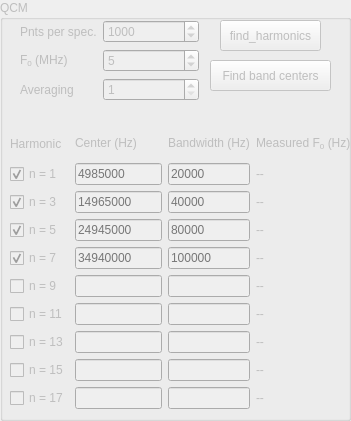
   <widget class="QGroupBox" name="qcm_box">
    <property name="enabled">
     <bool>false</bool>
    </property>
    <property name="geometry">
     <rect>
      <x>750</x>
      <y>380</y>
      <width>351</width>
      <height>421</height>
     </rect>
    </property>
    <property name="title">
     <string>QCM</string>
    </property>
    <widget class="QWidget" name="formLayoutWidget_4">
     <property name="geometry">
      <rect>
       <x>20</x>
       <y>20</y>
       <width>179</width>
       <height>82</height>
      </rect>
     </property>
     <layout class="QFormLayout" name="qcm_settings_grid">
      <item row="0" column="0">
       <widget class="QLabel" name="qcm_points_label">
        <property name="text">
         <string>Pnts per spec.</string>
        </property>
       </widget>
      </item>
      <item row="0" column="1">
       <widget class="QSpinBox" name="set_band_points">
        <property name="maximum">
         <number>10000</number>
        </property>
        <property name="value">
         <number>1000</number>
        </property>
       </widget>
      </item>
      <item row="1" column="0">
       <widget class="QLabel" name="qcm_f0_label">
        <property name="text">
         <string>&lt;html&gt;&lt;head/&gt;&lt;body&gt;&lt;p&gt;F&lt;span style=&quot; vertical-align:sub;&quot;&gt;0&lt;/span&gt; (MHz)&lt;/p&gt;&lt;/body&gt;&lt;/html&gt;</string>
        </property>
        <property name="textFormat">
         <enum>Qt::RichText</enum>
        </property>
       </widget>
      </item>
      <item row="1" column="1">
       <widget class="QSpinBox" name="set_f0">
        <property name="minimum">
         <number>4</number>
        </property>
        <property name="maximum">
         <number>12</number>
        </property>
        <property name="singleStep">
         <number>1</number>
        </property>
        <property name="value">
         <number>5</number>
        </property>
       </widget>
      </item>
      <item row="2" column="0">
       <widget class="QLabel" name="averaging_label">
        <property name="text">
         <string>Averaging</string>
        </property>
       </widget>
      </item>
      <item row="2" column="1">
       <widget class="QSpinBox" name="set_qcm_averaging">
        <property name="minimum">
         <number>1</number>
        </property>
        <property name="maximum">
         <number>32</number>
        </property>
        <property name="value">
         <number>1</number>
        </property>
       </widget>
      </item>
     </layout>
    </widget>
    <widget class="QPushButton" name="get_harmonics">
     <property name="geometry">
      <rect>
       <x>220</x>
       <y>20</y>
       <width>101</width>
       <height>31</height>
      </rect>
     </property>
     <property name="text">
      <string>find_harmonics</string>
     </property>
    </widget>
    <widget class="QWidget" name="gridLayoutWidget_4">
     <property name="geometry">
      <rect>
       <x>10</x>
       <y>130</y>
       <width>341</width>
       <height>279</height>
      </rect>
     </property>
     <layout class="QGridLayout" name="qcm_n_grid">
      <item row="2" column="1">
       <widget class="QLineEdit" name="bc_n3">
        <property name="sizePolicy">
         <sizepolicy hsizetype="Ignored" vsizetype="Fixed">
          <horstretch>0</horstretch>
          <verstretch>0</verstretch>
         </sizepolicy>
        </property>
        <property name="text">
         <string/>
        </property>
        <property name="placeholderText">
         <string>14965000</string>
        </property>
       </widget>
      </item>
      <item row="8" column="1">
       <widget class="QLineEdit" name="bc_n15">
        <property name="sizePolicy">
         <sizepolicy hsizetype="Ignored" vsizetype="Fixed">
          <horstretch>0</horstretch>
          <verstretch>0</verstretch>
         </sizepolicy>
        </property>
       </widget>
      </item>
      <item row="9" column="1">
       <widget class="QLineEdit" name="bc_n17">
        <property name="sizePolicy">
         <sizepolicy hsizetype="Ignored" vsizetype="Fixed">
          <horstretch>0</horstretch>
          <verstretch>0</verstretch>
         </sizepolicy>
        </property>
       </widget>
      </item>
      <item row="6" column="0">
       <widget class="QCheckBox" name="n11_on">
        <property name="sizePolicy">
         <sizepolicy hsizetype="Fixed" vsizetype="Fixed">
          <horstretch>0</horstretch>
          <verstretch>0</verstretch>
         </sizepolicy>
        </property>
        <property name="text">
         <string>n = 11</string>
        </property>
       </widget>
      </item>
      <item row="7" column="1">
       <widget class="QLineEdit" name="bc_n13">
        <property name="sizePolicy">
         <sizepolicy hsizetype="Ignored" vsizetype="Fixed">
          <horstretch>0</horstretch>
          <verstretch>0</verstretch>
         </sizepolicy>
        </property>
       </widget>
      </item>
      <item row="6" column="1">
       <widget class="QLineEdit" name="bc_n11">
        <property name="sizePolicy">
         <sizepolicy hsizetype="Ignored" vsizetype="Fixed">
          <horstretch>0</horstretch>
          <verstretch>0</verstretch>
         </sizepolicy>
        </property>
       </widget>
      </item>
      <item row="1" column="3">
       <widget class="QLabel" name="realf0_n1">
        <property name="sizePolicy">
         <sizepolicy hsizetype="Fixed" vsizetype="Minimum">
          <horstretch>0</horstretch>
          <verstretch>0</verstretch>
         </sizepolicy>
        </property>
        <property name="text">
         <string>--</string>
        </property>
       </widget>
      </item>
      <item row="7" column="0">
       <widget class="QCheckBox" name="n13_on">
        <property name="sizePolicy">
         <sizepolicy hsizetype="Fixed" vsizetype="Fixed">
          <horstretch>0</horstretch>
          <verstretch>0</verstretch>
         </sizepolicy>
        </property>
        <property name="text">
         <string>n = 13</string>
        </property>
       </widget>
      </item>
      <item row="9" column="0">
       <widget class="QCheckBox" name="n17_on">
        <property name="sizePolicy">
         <sizepolicy hsizetype="Fixed" vsizetype="Fixed">
          <horstretch>0</horstretch>
          <verstretch>0</verstretch>
         </sizepolicy>
        </property>
        <property name="text">
         <string>n = 17</string>
        </property>
       </widget>
      </item>
      <item row="8" column="0">
       <widget class="QCheckBox" name="n15_on">
        <property name="sizePolicy">
         <sizepolicy hsizetype="Fixed" vsizetype="Fixed">
          <horstretch>0</horstretch>
          <verstretch>0</verstretch>
         </sizepolicy>
        </property>
        <property name="text">
         <string>n = 15</string>
        </property>
       </widget>
      </item>
      <item row="0" column="2">
       <widget class="QLabel" name="bandwidth_label">
        <property name="sizePolicy">
         <sizepolicy hsizetype="Maximum" vsizetype="Preferred">
          <horstretch>0</horstretch>
          <verstretch>0</verstretch>
         </sizepolicy>
        </property>
        <property name="text">
         <string>&lt;html&gt;&lt;head/&gt;&lt;body&gt;&lt;p&gt;Bandwidth (Hz)&lt;/p&gt;&lt;/body&gt;&lt;/html&gt;</string>
        </property>
       </widget>
      </item>
      <item row="3" column="1">
       <widget class="QLineEdit" name="bc_n5">
        <property name="sizePolicy">
         <sizepolicy hsizetype="Ignored" vsizetype="Fixed">
          <horstretch>0</horstretch>
          <verstretch>0</verstretch>
         </sizepolicy>
        </property>
        <property name="text">
         <string/>
        </property>
        <property name="placeholderText">
         <string>24945000</string>
        </property>
       </widget>
      </item>
      <item row="3" column="0">
       <widget class="QCheckBox" name="n5_on">
        <property name="sizePolicy">
         <sizepolicy hsizetype="Fixed" vsizetype="Fixed">
          <horstretch>0</horstretch>
          <verstretch>0</verstretch>
         </sizepolicy>
        </property>
        <property name="text">
         <string>n = 5</string>
        </property>
        <property name="checked">
         <bool>true</bool>
        </property>
       </widget>
      </item>
      <item row="1" column="2">
       <widget class="QLineEdit" name="bw_n1">
        <property name="sizePolicy">
         <sizepolicy hsizetype="Ignored" vsizetype="Fixed">
          <horstretch>0</horstretch>
          <verstretch>0</verstretch>
         </sizepolicy>
        </property>
        <property name="placeholderText">
         <string>20000</string>
        </property>
       </widget>
      </item>
      <item row="0" column="3">
       <widget class="QLabel" name="measured_f0_label">
        <property name="sizePolicy">
         <sizepolicy hsizetype="Fixed" vsizetype="Preferred">
          <horstretch>0</horstretch>
          <verstretch>0</verstretch>
         </sizepolicy>
        </property>
        <property name="text">
         <string>&lt;html&gt;&lt;head/&gt;&lt;body&gt;&lt;p&gt;Measured F&lt;span style=&quot; vertical-align:sub;&quot;&gt;0&lt;/span&gt; (Hz)&lt;/p&gt;&lt;/body&gt;&lt;/html&gt;</string>
        </property>
       </widget>
      </item>
      <item row="0" column="0">
       <widget class="QLabel" name="harmonics_label">
        <property name="sizePolicy">
         <sizepolicy hsizetype="Fixed" vsizetype="Preferred">
          <horstretch>0</horstretch>
          <verstretch>0</verstretch>
         </sizepolicy>
        </property>
        <property name="text">
         <string>Harmonic</string>
        </property>
       </widget>
      </item>
      <item row="3" column="3">
       <widget class="QLabel" name="realf0_n5">
        <property name="sizePolicy">
         <sizepolicy hsizetype="Fixed" vsizetype="Minimum">
          <horstretch>0</horstretch>
          <verstretch>0</verstretch>
         </sizepolicy>
        </property>
        <property name="text">
         <string>--</string>
        </property>
       </widget>
      </item>
      <item row="6" column="3">
       <widget class="QLabel" name="realf0_n11">
        <property name="sizePolicy">
         <sizepolicy hsizetype="Fixed" vsizetype="Preferred">
          <horstretch>0</horstretch>
          <verstretch>0</verstretch>
         </sizepolicy>
        </property>
        <property name="text">
         <string>--</string>
        </property>
       </widget>
      </item>
      <item row="4" column="1">
       <widget class="QLineEdit" name="bc_n7">
        <property name="sizePolicy">
         <sizepolicy hsizetype="Ignored" vsizetype="Fixed">
          <horstretch>0</horstretch>
          <verstretch>0</verstretch>
         </sizepolicy>
        </property>
        <property name="placeholderText">
         <string>34940000</string>
        </property>
       </widget>
      </item>
      <item row="9" column="3">
       <widget class="QLabel" name="realf0_n17">
        <property name="sizePolicy">
         <sizepolicy hsizetype="Fixed" vsizetype="Preferred">
          <horstretch>0</horstretch>
          <verstretch>0</verstretch>
         </sizepolicy>
        </property>
        <property name="text">
         <string>--</string>
        </property>
       </widget>
      </item>
      <item row="4" column="3">
       <widget class="QLabel" name="realf0_n7">
        <property name="sizePolicy">
         <sizepolicy hsizetype="Fixed" vsizetype="Preferred">
          <horstretch>0</horstretch>
          <verstretch>0</verstretch>
         </sizepolicy>
        </property>
        <property name="text">
         <string>--</string>
        </property>
       </widget>
      </item>
      <item row="8" column="3">
       <widget class="QLabel" name="realf0_n15">
        <property name="sizePolicy">
         <sizepolicy hsizetype="Fixed" vsizetype="Preferred">
          <horstretch>0</horstretch>
          <verstretch>0</verstretch>
         </sizepolicy>
        </property>
        <property name="text">
         <string>--</string>
        </property>
       </widget>
      </item>
      <item row="5" column="0">
       <widget class="QCheckBox" name="n9_on">
        <property name="sizePolicy">
         <sizepolicy hsizetype="Fixed" vsizetype="Fixed">
          <horstretch>0</horstretch>
          <verstretch>0</verstretch>
         </sizepolicy>
        </property>
        <property name="text">
         <string>n = 9</string>
        </property>
       </widget>
      </item>
      <item row="5" column="3">
       <widget class="QLabel" name="realf0_n9">
        <property name="sizePolicy">
         <sizepolicy hsizetype="Fixed" vsizetype="Preferred">
          <horstretch>0</horstretch>
          <verstretch>0</verstretch>
         </sizepolicy>
        </property>
        <property name="text">
         <string>--</string>
        </property>
       </widget>
      </item>
      <item row="2" column="0">
       <widget class="QCheckBox" name="n3_on">
        <property name="sizePolicy">
         <sizepolicy hsizetype="Fixed" vsizetype="Fixed">
          <horstretch>0</horstretch>
          <verstretch>0</verstretch>
         </sizepolicy>
        </property>
        <property name="text">
         <string>n = 3</string>
        </property>
        <property name="checked">
         <bool>true</bool>
        </property>
        <property name="tristate">
         <bool>false</bool>
        </property>
       </widget>
      </item>
      <item row="1" column="1">
       <widget class="QLineEdit" name="bc_n1">
        <property name="sizePolicy">
         <sizepolicy hsizetype="Ignored" vsizetype="Fixed">
          <horstretch>0</horstretch>
          <verstretch>0</verstretch>
         </sizepolicy>
        </property>
        <property name="text">
         <string/>
        </property>
        <property name="placeholderText">
         <string>4985000</string>
        </property>
       </widget>
      </item>
      <item row="1" column="0">
       <widget class="QCheckBox" name="n1_on">
        <property name="sizePolicy">
         <sizepolicy hsizetype="Fixed" vsizetype="Fixed">
          <horstretch>0</horstretch>
          <verstretch>0</verstretch>
         </sizepolicy>
        </property>
        <property name="text">
         <string>n = 1</string>
        </property>
        <property name="checked">
         <bool>true</bool>
        </property>
        <property name="tristate">
         <bool>false</bool>
        </property>
       </widget>
      </item>
      <item row="7" column="3">
       <widget class="QLabel" name="realf0_n13">
        <property name="sizePolicy">
         <sizepolicy hsizetype="Fixed" vsizetype="Preferred">
          <horstretch>0</horstretch>
          <verstretch>0</verstretch>
         </sizepolicy>
        </property>
        <property name="text">
         <string>--</string>
        </property>
       </widget>
      </item>
      <item row="2" column="3">
       <widget class="QLabel" name="realf0_n3">
        <property name="sizePolicy">
         <sizepolicy hsizetype="Fixed" vsizetype="Minimum">
          <horstretch>0</horstretch>
          <verstretch>0</verstretch>
         </sizepolicy>
        </property>
        <property name="text">
         <string>--</string>
        </property>
       </widget>
      </item>
      <item row="5" column="1">
       <widget class="QLineEdit" name="bc_n9">
        <property name="sizePolicy">
         <sizepolicy hsizetype="Ignored" vsizetype="Fixed">
          <horstretch>0</horstretch>
          <verstretch>0</verstretch>
         </sizepolicy>
        </property>
       </widget>
      </item>
      <item row="4" column="0">
       <widget class="QCheckBox" name="n7_on">
        <property name="sizePolicy">
         <sizepolicy hsizetype="Fixed" vsizetype="Fixed">
          <horstretch>0</horstretch>
          <verstretch>0</verstretch>
         </sizepolicy>
        </property>
        <property name="text">
         <string>n = 7</string>
        </property>
        <property name="checked">
         <bool>true</bool>
        </property>
       </widget>
      </item>
      <item row="3" column="2">
       <widget class="QLineEdit" name="bw_n5">
        <property name="sizePolicy">
         <sizepolicy hsizetype="Ignored" vsizetype="Fixed">
          <horstretch>0</horstretch>
          <verstretch>0</verstretch>
         </sizepolicy>
        </property>
        <property name="placeholderText">
         <string>80000</string>
        </property>
       </widget>
      </item>
      <item row="4" column="2">
       <widget class="QLineEdit" name="bw_n7">
        <property name="sizePolicy">
         <sizepolicy hsizetype="Ignored" vsizetype="Fixed">
          <horstretch>0</horstretch>
          <verstretch>0</verstretch>
         </sizepolicy>
        </property>
        <property name="placeholderText">
         <string>100000</string>
        </property>
       </widget>
      </item>
      <item row="0" column="1">
       <widget class="QLabel" name="harmonics_label_2">
        <property name="sizePolicy">
         <sizepolicy hsizetype="Ignored" vsizetype="Preferred">
          <horstretch>0</horstretch>
          <verstretch>0</verstretch>
         </sizepolicy>
        </property>
        <property name="text">
         <string>&lt;html&gt;&lt;head/&gt;&lt;body&gt;&lt;p&gt;Center (Hz)&lt;/p&gt;&lt;/body&gt;&lt;/html&gt;</string>
        </property>
       </widget>
      </item>
      <item row="2" column="2">
       <widget class="QLineEdit" name="bw_n3">
        <property name="sizePolicy">
         <sizepolicy hsizetype="Ignored" vsizetype="Fixed">
          <horstretch>0</horstretch>
          <verstretch>0</verstretch>
         </sizepolicy>
        </property>
        <property name="placeholderText">
         <string>40000</string>
        </property>
       </widget>
      </item>
      <item row="5" column="2">
       <widget class="QLineEdit" name="bw_n9">
        <property name="sizePolicy">
         <sizepolicy hsizetype="Ignored" vsizetype="Fixed">
          <horstretch>0</horstretch>
          <verstretch>0</verstretch>
         </sizepolicy>
        </property>
        <property name="placeholderText">
         <string/>
        </property>
       </widget>
      </item>
      <item row="6" column="2">
       <widget class="QLineEdit" name="bw_n11">
        <property name="sizePolicy">
         <sizepolicy hsizetype="Ignored" vsizetype="Fixed">
          <horstretch>0</horstretch>
          <verstretch>0</verstretch>
         </sizepolicy>
        </property>
        <property name="placeholderText">
         <string/>
        </property>
       </widget>
      </item>
      <item row="7" column="2">
       <widget class="QLineEdit" name="bw_n13">
        <property name="sizePolicy">
         <sizepolicy hsizetype="Ignored" vsizetype="Fixed">
          <horstretch>0</horstretch>
          <verstretch>0</verstretch>
         </sizepolicy>
        </property>
        <property name="placeholderText">
         <string/>
        </property>
       </widget>
      </item>
      <item row="8" column="2">
       <widget class="QLineEdit" name="bw_n15">
        <property name="sizePolicy">
         <sizepolicy hsizetype="Ignored" vsizetype="Fixed">
          <horstretch>0</horstretch>
          <verstretch>0</verstretch>
         </sizepolicy>
        </property>
        <property name="placeholderText">
         <string/>
        </property>
       </widget>
      </item>
      <item row="9" column="2">
       <widget class="QLineEdit" name="bw_n17">
        <property name="sizePolicy">
         <sizepolicy hsizetype="Ignored" vsizetype="Fixed">
          <horstretch>0</horstretch>
          <verstretch>0</verstretch>
         </sizepolicy>
        </property>
        <property name="placeholderText">
         <string/>
        </property>
       </widget>
      </item>
     </layout>
    </widget>
    <widget class="QPushButton" name="find_band_centers">
     <property name="geometry">
      <rect>
       <x>210</x>
       <y>60</y>
       <width>121</width>
       <height>31</height>
      </rect>
     </property>
     <property name="text">
      <string>Find band centers</string>
     </property>
    </widget>
    <zorder>formLayoutWidget_4</zorder>
    <zorder>get_harmonics</zorder>
    <zorder>gridLayoutWidget_4</zorder>
    <zorder>harmonics_label_2</zorder>
    <zorder>find_band_centers</zorder>
   </widget>
